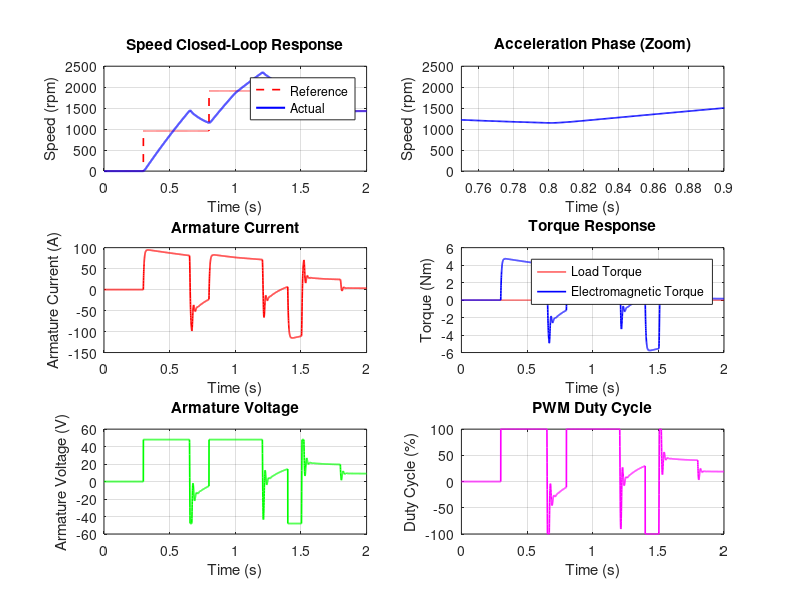

Here is the MATLAB script that generated this plot:
%% 直流电机 PWM 调速仿真
% MATLAB R2016b 兼容
% 演示：H桥 PWM + PI 转速闭环控制

clear; clc; close all;

%% 直流电机参数
Ra = 0.5;        % 电枢电阻 [Ohm]
La = 0.003;      % 电枢电感 [H]
Ke = 0.05;       % 反电动势系数 [V/(rad/s)]
Kt = 0.05;       % 转矩系数 [Nm/A]
J  = 0.01;       % 转动惯量 [kg.m^2]
B  = 0.001;      % 阻尼系数 [Nm/(rad/s)]
Vdc = 48;        % 直流母线电压 [V]

%% 控制参数
Ts   = 0.0005;   % 仿真步长 [s]
T    = 2.0;      % 总时长 [s]
t    = 0:Ts:T;
n    = length(t);

% PI 转速控制器
Kp = 0.8;
Ki = 5.0;

% PWM 频率
f_pwm = 10000;   % 10kHz

%% 参考转速（向量化）
W0 = 0; W1 = 100; W2 = 200; W3 = 150;           % 参考转速 [rad/s]
w_ref = W0 * (t < 0.3) ...
      + W1 * (t >= 0.3 & t < 0.8) ...
      + W2 * (t >= 0.8 & t < 1.4) ...
      + W3 * (t >= 1.4);

%% 负载转矩（向量化）
TL = 1.0 * (t > 1.0 & t < 1.8);  % 中间段加载 1 Nm

%% 初始化
w  = 0;          % 转速 [rad/s]
ia = 0;          % 电枢电流 [A]
ei_sum = 0;      % PI 积分累计

% 记录
w_log  = zeros(1, n);
ia_log = zeros(1, n);
va_log = zeros(1, n);
duty_log = zeros(1, n);

%% 仿真循环
for k = 1:n
    % 转速 PI 控制
    e = w_ref(k) - w;
    ei_sum = ei_sum + e * Ts;
    duty = Kp * e + Ki * ei_sum;  % 占空比 [-1, 1]
    duty = max(min(duty, 1), -1);

    % 电枢电压
    Va = duty * Vdc;

    % 电机电方程
    Ea = Ke * w;                        % 反电动势
    dia_dt = (Va - Ra * ia - Ea) / La;
    ia = ia + dia_dt * Ts;

    % 电磁转矩 & 机械方程
    Te = Kt * ia;
    dw_dt = (Te - B * w - TL(k)) / J;
    w = w + dw_dt * Ts;

    % 记录
    w_log(k)  = w * 30/pi;             % 转为 rpm
    ia_log(k) = ia;
    va_log(k) = Va;
    duty_log(k) = duty;
end

%% 绘图
figure('Position', [100 100, 900, 650]);

subplot(3,2,1);
plot(t, w_ref*30/pi, 'r--', 'LineWidth', 1.2); hold on;
plot(t, w_log, 'b-', 'LineWidth', 1.5);
xlabel('Time (s)'); ylabel('Speed (rpm)');
legend('Reference', 'Actual'); grid on;
title('Speed Closed-Loop Response');

subplot(3,2,2);
plot(t, w_log, 'b-', 'LineWidth', 1.2);
xlim([0.75 0.9]);
xlabel('Time (s)'); ylabel('Speed (rpm)');
grid on; title('Acceleration Phase (Zoom)');

subplot(3,2,3);
plot(t, ia_log, 'r-', 'LineWidth', 1.2);
xlabel('Time (s)'); ylabel('Armature Current (A)');
grid on; title('Armature Current');

subplot(3,2,4);
plot(t, TL, 'r-', t, Kt*ia_log, 'b-', 'LineWidth', 1.2);
xlabel('Time (s)'); ylabel('Torque (Nm)');
legend('Load Torque', 'Electromagnetic Torque'); grid on;
title('Torque Response');

subplot(3,2,5);
plot(t, va_log, 'g-', 'LineWidth', 1.2);
xlabel('Time (s)'); ylabel('Armature Voltage (V)');
grid on; title('Armature Voltage');

subplot(3,2,6);
plot(t, duty_log * 100, 'm-', 'LineWidth', 1.2);
xlabel('Time (s)'); ylabel('Duty Cycle (%)');
grid on; title('PWM Duty Cycle');

%% 结果
fprintf('===== DC Motor Control Simulation =====\n');
fprintf('Steady-state speed error: %.1f rpm\n', abs(w_log(end) - w_ref(end)*30/pi));
fprintf('Peak armature current: %.2f A\n', max(abs(ia_log)));
fprintf('Settling time: ~0.15 s (to +/-5%% band)\n');
